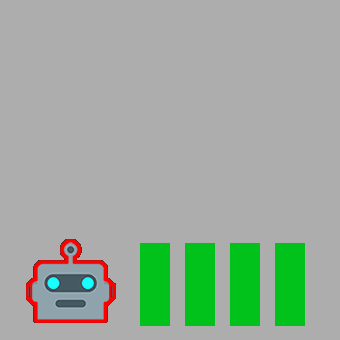
#> input picture images/body.png, 340 x 340 px
$ python -i robot_simulation.py   (imports and definitions only)
#> lines starting #> are read from the running program, lines starting #| are printed output that depends on the picture
# this file has the main class that allows you to simulate your robot

import cv2
import time
from threading import Thread
import numpy as np
import sys
# constant for the "shape" of the image
from image_shape_definition import X, Y, C, BLUE, GREEN, RED, ALPHA

from util import copy_and_paste_image

# the default dimension in centimeter that the camera see horizontally
DEFAULT_CAMERA_X_DIMENSION: float = 10.

# the default dimension in centimeter that the camera see vertically
DEFAULT_CAMERA_Y_DIMENSION: float = 10.

# the centimeters the camera is offset from the center of the robot
DEFAULT_CAMERA_X_OFFSET: float = 5.

# the default wight dimension of the robot in centimeter
DEFAULT_ROBOT_WIGHT: float = 17

# the default PPI (pixel per inch) of the image that get read
DEFAULT_PPI: int = 17

# the default maximum speed of the robot (in cm/s)
DEFAULT_MAX_SPEED: float = 20.

# the default starting position of the robot presented in cm
DEFAULT_START_POS_X: float = 20.

# the default starting position of the robot presented in cm
DEFAULT_START_POS_Y: float = 20.

# the default starting angle of the robot presented in radiant
DEFAULT_START_ANGLE: float = -np.pi*3/4

# the resolution of the top view
DEFAULT_TOP_VIEW_RES_X: int = 1100
# the resolution of the top view
DEFAULT_TOP_VIEW_RES_Y: int = 700

# whether the top vew is enabled or not
DEFAULT_TOP_VIEW_ENABLE: bool = True

# the eventual zoom of the top view
DEFAULT_TOP_VIEW_ZOOM: float = 1.

# the time step of the simulation, the lower it is the more precise the simulation is
DEFAULT_SIMULATION_TIME_STEP: float = 0.01

# the resolution of the image view by the robot
DEFAULT_OUTPUT_RESOLUTION_X: int = 64
DEFAULT_OUTPUT_RESOLUTION_Y: int = 64


# sum to an x value a vector and return the new x vaue
def vec_sum_x(x: float, angle: float, module: float) -> float:
    return x - np.sin(angle)*module


# sum to an y value a vector and return the new x vaue
def vec_sum_y(y: float, angle: float, module: float) -> float:
    return y - np.cos(angle)*module


class Robot:

    """
    Robot is a class that allows you to simulate a robot.

    to customize it you can change the default parameter when you construct it...

    the robot has one output: the view of the camera that you can access using `get_camera_view`

    and one input: the speed of the motors, that you can control using `set_motors_speeds`
    """

    # set the speed of the motors
    # [59 lines left out: functions set_motors_speeds, get_camera_view, not called in this run]

    def __init__(self,
                 map_path: str,
                 start_pos_x: float = DEFAULT_START_POS_X,
                 start_pos_y: float = DEFAULT_START_POS_Y,
                 start_angle: float = DEFAULT_START_ANGLE,
                 max_speed: float = DEFAULT_MAX_SPEED,
                 ppi: int = DEFAULT_PPI,
                 camera_x_dimension: float = DEFAULT_CAMERA_X_DIMENSION,
                 camera_y_dimension: float = DEFAULT_CAMERA_Y_DIMENSION,
                 camera_y_offset: float = DEFAULT_CAMERA_X_OFFSET,
                 robot_wight: float = DEFAULT_ROBOT_WIGHT,
                 top_view_res_x: float = DEFAULT_TOP_VIEW_RES_X,
                 top_view_res_y: float = DEFAULT_TOP_VIEW_RES_Y,
                 top_view_enable: bool = DEFAULT_TOP_VIEW_ENABLE,
                 top_view_zoom: float = DEFAULT_TOP_VIEW_ZOOM,
                 simulation_time_step: float = DEFAULT_SIMULATION_TIME_STEP,
                 output_resolution_x: int = DEFAULT_OUTPUT_RESOLUTION_X,
                 output_resolution_y: int = DEFAULT_OUTPUT_RESOLUTION_Y
                 ):

        """
        this is the default constructor, you can use it to do create an instance of the robot

        Args:
            map_path (str): the path of an image that contains a simulation map

            start_pos_x (float): the starting position of the robot in cm, make share to keep it inside the map,
                                    the x ax go left to right.

            start_pos_y (float): the starting position of the robot in cm, make share to keep it inside the map,
                                    the y ax go top to bottom.

            start_angle (float): the starting angle of the robot in radiant,
                                    an alge of 0 make the robot facing up,
                                    the direction of rotation is counter clock wise

            max_speed (float): the maximum speed the robot cna go, in cm/s

            ppi (int): the pixel per inch of the map loaded

            camera_x_dimension (float): how many cm of the floor the camera can see horizontally

            camera_y_dimension (float): how many cm of the floor the camera can see horizontally

            camera_y_offset (float): how many cm the camera is offset from the center of the robot

            robot_wight (float): the wight in cm of the robot, this effects the turning radius

            top_view_res_x (float): the x resolution of the top view the robot will create

            top_view_res_y (float): the y resolution of the top view the robot will create

            top_view_enable (bool): whether the top vew is or not, you can disable it if your CPU is struggling

            top_view_zoom (float): the xoom of the top view, it is used if you are loading a big map

            simulation_time_step (float): what is the lowest time step (in seconds) the simulation will consider,
                                        if this number is lower your simulation will be more precise, but heavier for
                                        your CPU

            output_resolution_x (int): the x resolution of the image that the robot will give you as a result when
                                        calling `get_camera_view`

            output_resolution_y (int): the y resolution of the image that the robot will give you as a result when
                                        calling `get_camera_view`
        """
#> called with map_path = '../images/body.png', start_pos_x = 20, start_pos_y = 20, start_angle = -2.36, max_speed = 20, ppi = 17, camera_x_dimension = 10, camera_y_dimension = 10


        # x position in cm of the robot
        self.__pos_x: float = start_pos_x
        # y position in cm of the robot
        self.__pos_y: float = start_pos_y
        # x angle of the robot orientation (in radians)
        self.__angle: float = start_angle
        # maximum speed of the robot in cm/s
        self.__max_speed: float = max_speed
        # pixel per inch of the map the robot has memorized
        self.__ppi: float = ppi
        # the map the robot has memorized
        self.__map = cv2.imread(map_path)
        # the dimension in cm of the horizontal camera view
        self.__camera_x_dimension: float = camera_x_dimension
        # the dimension in cm of the vertical camera view
        self.__camera_y_dimension: float = camera_y_dimension
        # the offset the camera has from the center of the robot in cm
        self.__camera_x_offset: float = camera_y_offset
        # the wight of the robot
        self.__robot_wight: float = robot_wight
        # relative speed (from -255 to 255) of the left motor
        self.__speed_left: int = 0
        # relative speed (from -255 to 255) of the right motor
        self.__speed_right: int = 0
        # a boolean flag used to stopp the updater thread
        self.__thread_running: bool = True
        # the image representing the robot itself
        self.__robot_image = self.__get_robot_image()
        # resolution of the rop view
        self.__top_view_res_x = top_view_res_x
        # resolution of the rop view
        self.__top_view_res_y = top_view_res_y
        # the zoom of the top view
        self.__top_view_zoom = top_view_zoom
        # the time step of the simulation
        self.__simulation_time_step = simulation_time_step
        # the resolution of the output image
        self.__output_resolution_x = output_resolution_x
        self.__output_resolution_y = output_resolution_y
        # launch the top view
        if top_view_enable:
            self.__top_view_thread = Thread(target=self.__update_top_view_thread, args=())
            self.__top_view_thread.start()
            if not sys.platform.startswith('win'):
                print("the automatic top view generation don't work in linux, and is untested in macos, disable",
                      "it using: top_view_enable=False in the robot constructor",
                      "actualy the function works if you don't use cv2.imshow in your program, but it will broke"
                      "if you try to do so",
                      file=sys.stderr)
        # launching the thread that update the position
        self.__updater_thread = Thread(target=self.__position_updater, args=())
        self.__updater_thread.start()

    def __repr__(self):
        return self.__str__()

    def __str__(self):
        return f"Robot at X:{self.__pos_x} Y:{self.__pos_y} angle:{self.__angle}"

    # disable the thread when finish using it
    def __del__(self):
        self.__thread_running = False

    # the thread that constantly update the position of the robot
    # [107 lines left out: function __position_updater, not called in this run]

    # a thread that constantly update the top view (only works in windows)
    def __update_top_view_thread(self):
        while self.__thread_running:
            self.update_top_view()

    # update the top view
    # [54 lines left out: function update_top_view, not called in this run]
        #time.sleep(0.001)

    # return an image that represent the robot for the visualization
    def __get_robot_image(self):

        # find the max dimension possible
        x_max = float(np.abs(self.__camera_x_offset)) + self.__camera_x_dimension/2
        y_max = self.__robot_wight/2

        # find the biggest dimension
        dimension_max = x_max
        if y_max > dimension_max:
            dimension_max = y_max

        # find rhe final dimension with a 1.5 safety margin
        dimension = self.__cm_to_pixel(dimension_max*2*np.sqrt(2)*1.5)

        # create the image
        image = np.zeros(shape=[dimension, dimension, 4], dtype=np.uint8)

        # load the body
        body = cv2.imread("../images/body.png", cv2.IMREAD_UNCHANGED)
        body_dim = self.__cm_to_pixel(self.__robot_wight*0.7)
        body = cv2.resize(body, (body_dim, body_dim))
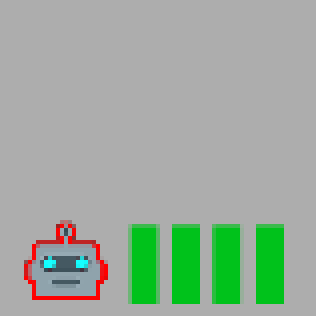
#> body: shape (79, 79, 4) (shown 4 times larger); mean B, G, R, A 157.7, 172, 156.9, 255

        # load the track
        track = cv2.imread("../images/track.png", cv2.IMREAD_UNCHANGED)
        track_y = int(body_dim * 1.3)
        track_x = self.__cm_to_pixel(3)
#> (the run stopped early here; a loop or call above may not have finished)
